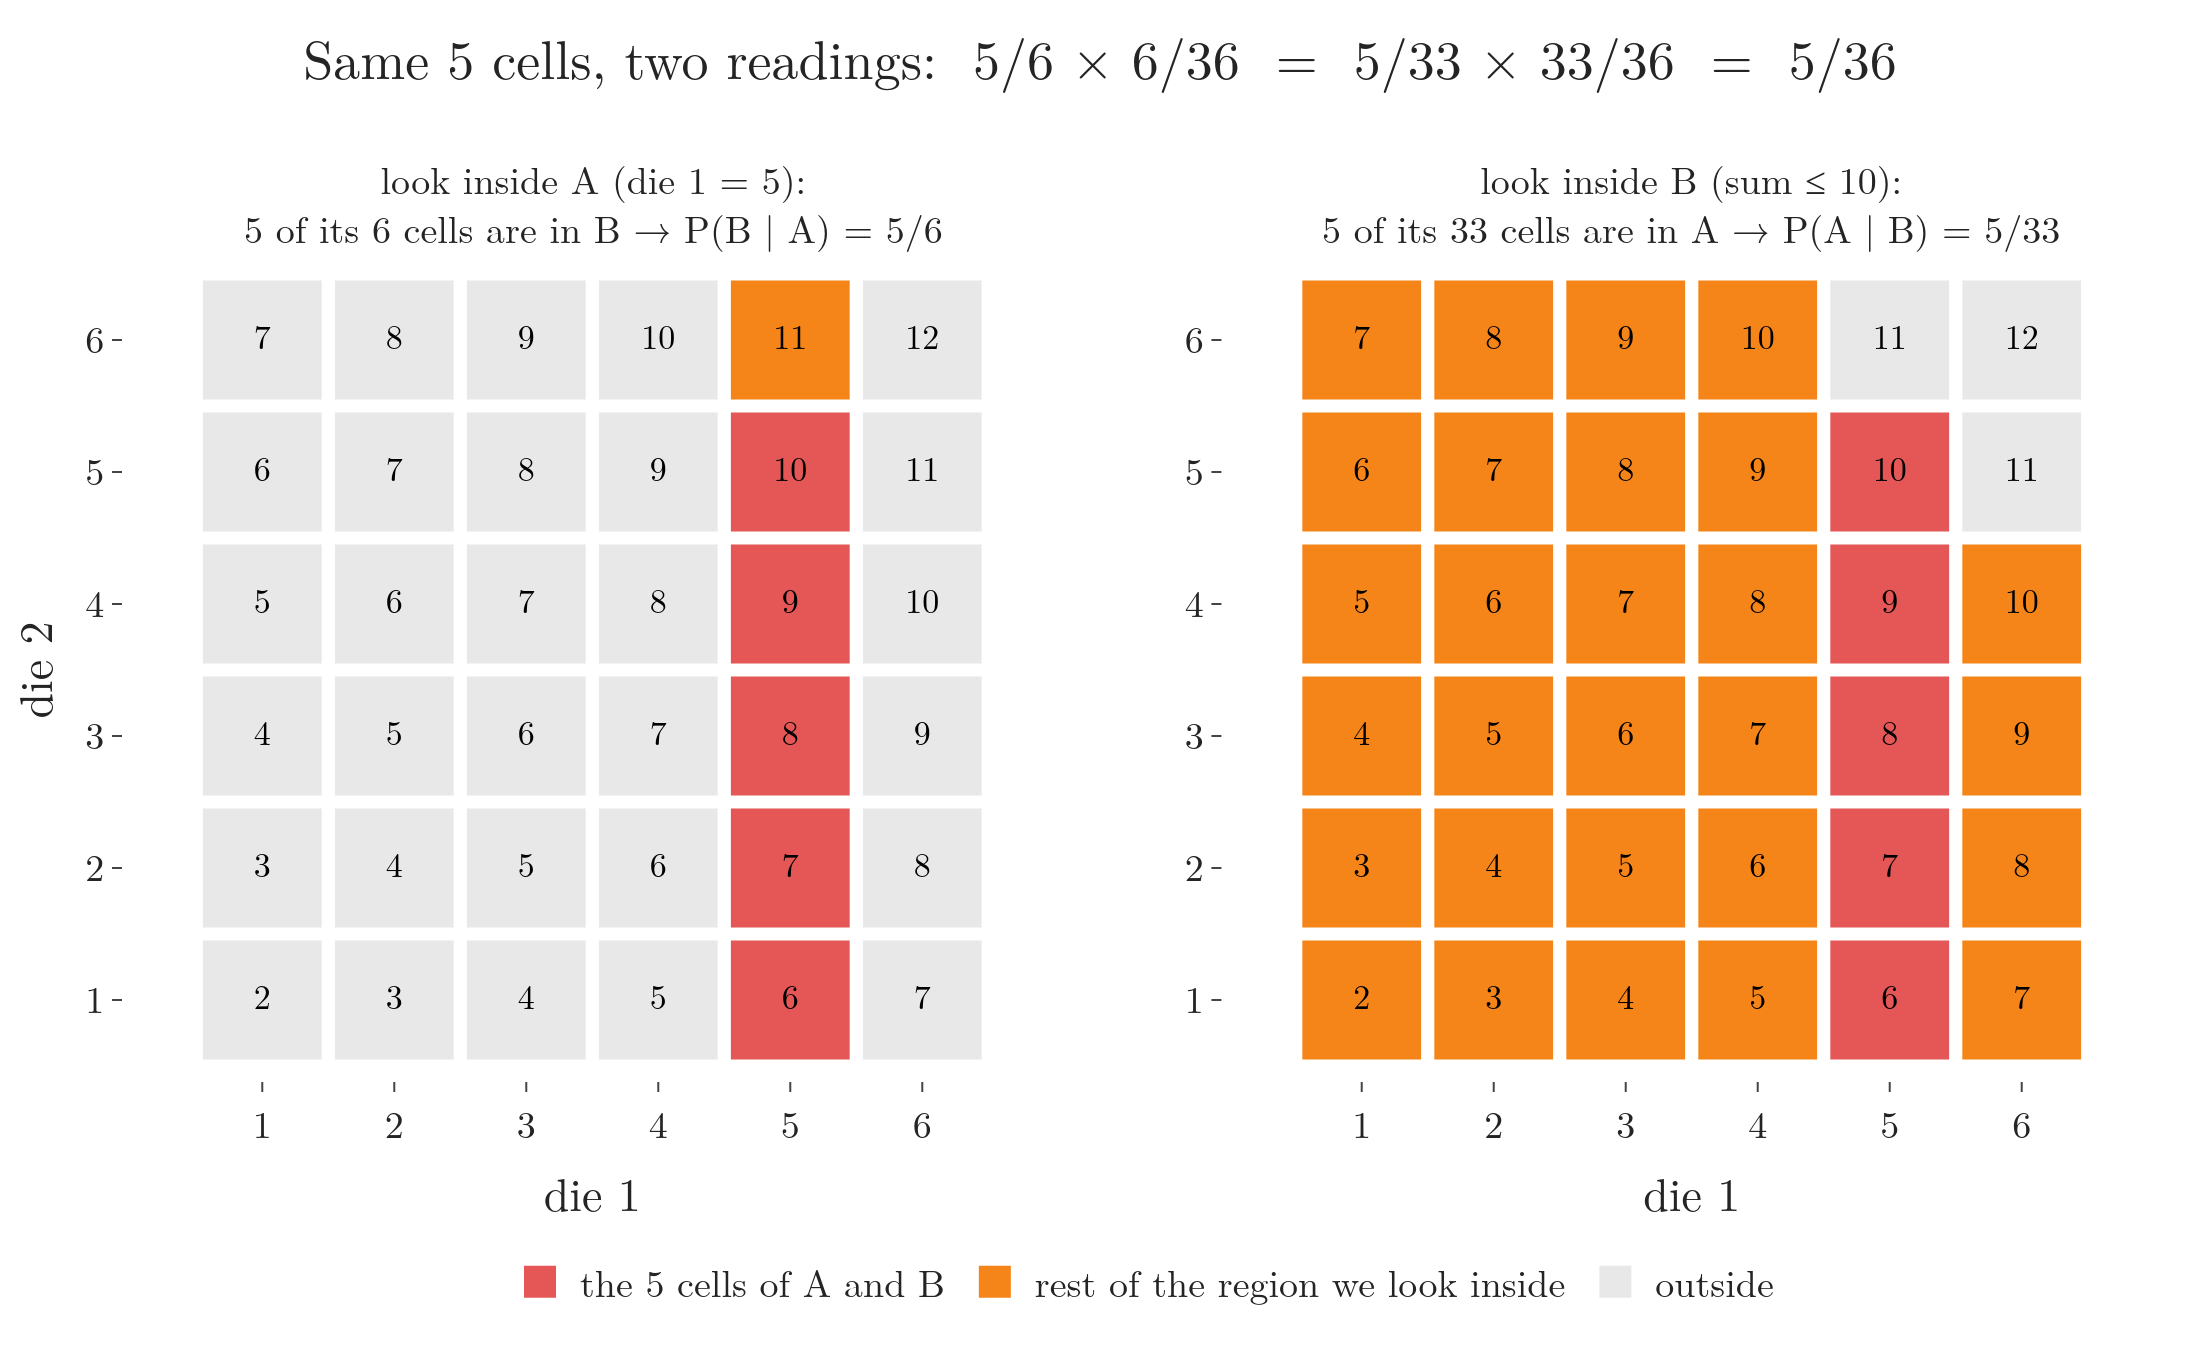

Generate this figure with Python:
"""Bayes' proof on the two-dice grid (Plotly): the 5 cells of A and B together, read once inside A and once inside B.
A = die 1 shows 5, B = the sum is at most 10. P(A and B) = 5/36 = P(B|A) P(A) = P(A|B) P(B)."""
from fractions import Fraction as F
from pathlib import Path
import plotly.graph_objects as go
from plotly.subplots import make_subplots

here = Path(__file__).parent
cells = [(d1, d2) for d1 in range(1, 7) for d2 in range(1, 7)]
A = {c for c in cells if c[0] == 5}
B = {c for c in cells if sum(c) <= 10}
AB = A & B
assert (len(A), len(B), len(AB)) == (6, 33, 5)
assert F(len(AB), len(A)) == F(5, 6) and F(len(AB), len(B)) == F(5, 33)
assert F(5, 6) * F(1, 6) == F(5, 33) * F(11, 12) == F(5, 36)   # equation (2) both ways

BLUE, ORANGE, RED, GREY = "#4C78A8", "#F58518", "#E45756", "#E8E8E8"
fig = make_subplots(rows=1, cols=2, horizontal_spacing=0.08,
                    subplot_titles=("look inside A (die 1 = 5):<br>5 of its 6 cells are in B → P(B | A) = 5/6",
                                    "look inside B (sum ≤ 10):<br>5 of its 33 cells are in A → P(A | B) = 5/33"))
for col, inside in ((1, A), (2, B)):
    for (d1, d2) in cells:
        fill = RED if (d1, d2) in AB else (ORANGE if (d1, d2) in inside else GREY)
        fig.add_shape(type="rect", x0=d1 - 0.45, x1=d1 + 0.45, y0=d2 - 0.45, y1=d2 + 0.45, fillcolor=fill,
                      line=dict(width=0), opacity=1, layer="below", row=1, col=col)
    fig.add_trace(go.Scatter(x=[c[0] for c in cells], y=[c[1] for c in cells], mode="text",
                             text=[str(sum(c)) for c in cells], textfont=dict(size=17, color="black"),
                             showlegend=False), 1, col)
for name, c in (("the 5 cells of A and B", RED), ("rest of the region we look inside", ORANGE), ("outside", GREY)):
    fig.add_trace(go.Scatter(x=[None], y=[None], mode="markers", name=name,
                             marker=dict(symbol="square", size=18, color=c)))
fig.update_xaxes(title="die 1", tickvals=list(range(1, 7)), range=[0.4, 6.6], showline=False)
fig.update_yaxes(title="die 2", tickvals=list(range(1, 7)), range=[0.4, 6.6], scaleanchor="x", showline=False)
fig.update_yaxes(title=None, row=1, col=2, scaleanchor="x2")
fig.update_layout(template="simple_white", width=1100, height=680, font=dict(family="Latin Modern Roman", size=19),
                  title=dict(text="Same 5 cells, two readings:  5/6 × 6/36  =  5/33 × 33/36  =  5/36", x=0.5, y=0.97),
                  legend=dict(orientation="h", x=0.5, xanchor="center", y=-0.2),
                  margin=dict(l=60, r=20, t=130, b=140))
fig.update_annotations(font_size=19)
fig.write_image(here / "dice_two_ways.png", scale=2)
